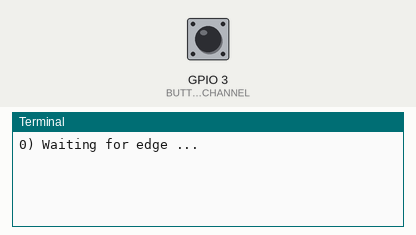
This program was run on a simulated Raspberry Pi (BCM pin numbers). Shown: the last lines printed to the terminal. The test bench sets the inputs (shaded band); at power-on: GPIO 3 (BUTTON_CHANNEL) HIGH. Web requests get an empty 200 reply after 0.4 s.

Above: at 1.2 s.
1.3 s: GPIO 3 (BUTTON_CHANNEL) pulled LOW for 3 s
At 2.6 s:
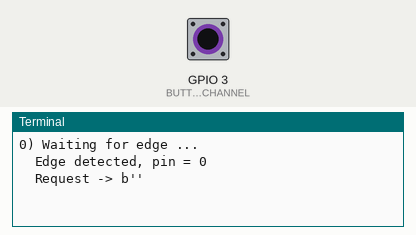
11.3 s: GPIO 3 (BUTTON_CHANNEL) pulled LOW for 3 s
At 11.66 s:
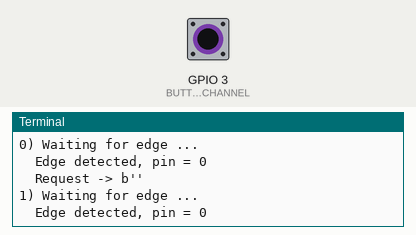

Measured:
- after the input at 1.3 s, the terminal: prints a new line after 0.10 s (image 1)
- after the input at 11.3 s, the terminal: prints a new line after 0.10 s (image 2)

The program:

rpi_boiler_button.py
```python
import RPi.GPIO as GPIO
import time
import urllib.request

BUTTON_CHANNEL = 3
EDGE_DELAY = 0.10
BOUNCE_THRESHOLD = 1.0
WAIT_TIMEOUT = 10000

GPIO.setmode(GPIO.BCM)
GPIO.setup(BUTTON_CHANNEL, GPIO.IN, pull_up_down=GPIO.PUD_UP)

c = 0
print("%d) Waiting for edge ..." % c, flush=True)
while True:
	if GPIO.wait_for_edge(BUTTON_CHANNEL, GPIO.FALLING, timeout=WAIT_TIMEOUT) is None:
		continue
	time.sleep(EDGE_DELAY)
	inp = GPIO.input(BUTTON_CHANNEL)
	print("\tEdge detected, pin = %d" % (inp))

	if inp == 0:
		try:
			with urllib.request.urlopen("http://127.0.0.1/toggle/" + str(inp)) as r:
				print("\tRequest -> " + str(r.read()))
		except urllib.error.URLError as e:
			print("\tException sending request", e)
	c += 1
	time.sleep(BOUNCE_THRESHOLD)
	print("%d) Waiting for edge ..." % c, flush=True)

GPIO.cleanup()
print("Clean up done")
```
